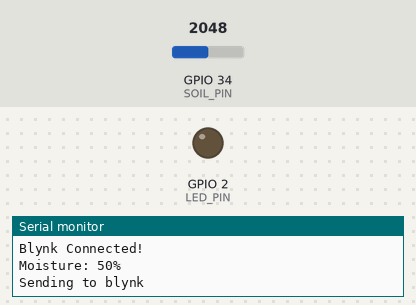
A sketch run on a simulated ESP32. Shown: output pins drawn as LEDs (lit = HIGH), the last lines printed to the serial monitor. Inputs (shaded band) come from the test bench; at power-on: GPIO 34 (SOIL_PIN) = 2048. WiFi joins after 1.5 s; servers stay silent unless stated.

Above: at 3.0 s.
3.1 s: GPIO 34 (SOIL_PIN) set to 861
5.0 s: GPIO 34 (SOIL_PIN) set to 785
At 6.6 s:
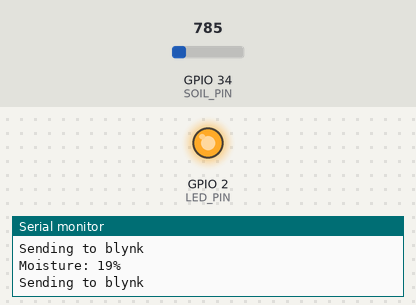
7.3 s: GPIO 34 (SOIL_PIN) set to 1228
At 8.1 s:
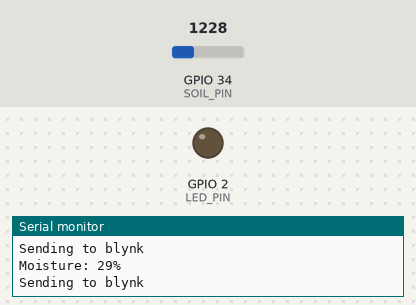
9.3 s: GPIO 34 (SOIL_PIN) set to 491
At 10.9 s:
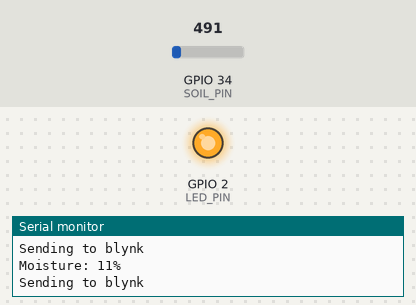
Timing chart, 0 to 12.3 s (numbered marks = the images above; inputs shaded):
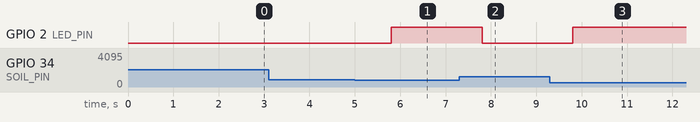

The sketch:

Harshal_16564_Realtime-Soil_Moisture-Monitoring-Project.ino
```cpp
#define BLYNK_TEMPLATE_ID "TMPL3Eaz1RL4q"
#define BLYNK_TEMPLATE_NAME "soli mositure monitoring"
#define BLYNK_AUTH_TOKEN "X48l4SlY9nExTsL9--ARvvj9DsjGuTGs"

#include <WiFi.h>
#include <BlynkSimpleEsp32.h>

char ssid[] = "Wokwi-GUEST";
char pass[] = "";

#define SOIL_PIN 34
#define LED_PIN 2

BlynkTimer timer;
bool alertSent= false;

void sendSensor()
{
  int sensorValue = analogRead(SOIL_PIN);

  int moisture = map(sensorValue,0, 4095, 0, 100);

  Serial.print("Moisture: ");
  Serial.print(moisture);
  Serial.println("%");

  // Send moisture value to Blynk V0
  Serial.println("Sending to blynk");
  Blynk.virtualWrite(V1, moisture);

  // Alert
  if (moisture < 20) {
    digitalWrite(LED_PIN, HIGH);
    Blynk.virtualWrite(V2,1);
    if (!alertSent){
      Blynk.logEvent("moisture_low","Warning:Soil Moisture is below 20%!");
      alertSent = true;
    }
  }
  else {
    digitalWrite(LED_PIN, LOW);
    Blynk.virtualWrite(V2,0);
    alertSent = false;
  }
}

void setup()
{
  Serial.begin(115200);

  pinMode(LED_PIN, OUTPUT);

  Blynk.begin(BLYNK_AUTH_TOKEN, ssid, pass);
  Serial.println("Blynk Connected!");

  timer.setInterval(1000L, sendSensor);
}

void loop()
{
  Blynk.run();
  timer.run();
}
```

Measured:
- the behaviour switches between 819 and 818 on GPIO 34 (SOIL_PIN) (found by bisection; images 0 and 1)
- after the input at 5.0 s, GPIO 2 (LED_PIN): LOW → HIGH after 0.80 s
- after the input at 7.3 s, GPIO 2 (LED_PIN): HIGH → LOW after 0.50 s
- after the input at 9.3 s, GPIO 2 (LED_PIN): LOW → HIGH after 0.50 s
